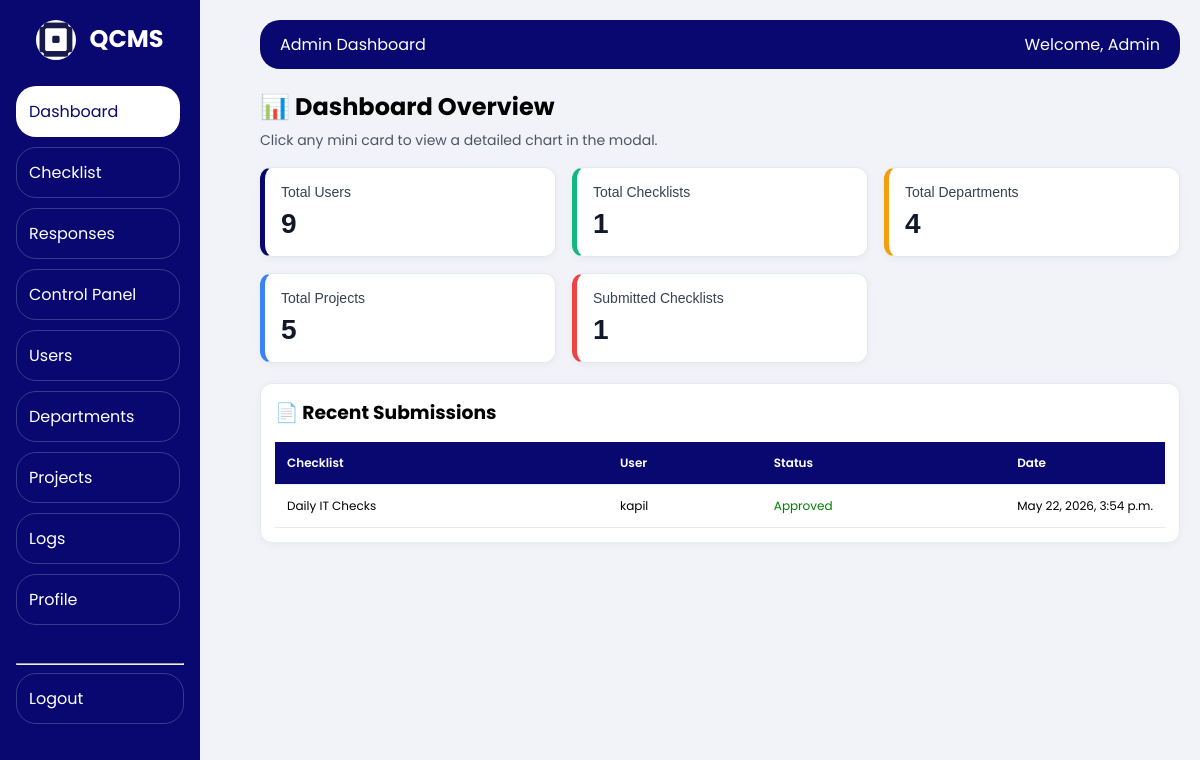
Page /admin-panel/ (signed in) on the committed database.
### backend/models.py (models this page shows, shortened)
class ChecklistResponse(models.Model):
    STATUS_CHOICES = (
        ('Pending', 'Pending'),
        ('Approved', 'Approved'),
        ('Rejected', 'Rejected'),
    )
    checklist = models.ForeignKey(ChecklistDefinition, on_delete=models.CASCADE, related_name='responses')
    submitted_by = models.ForeignKey(User, on_delete=models.SET_NULL, null=True, related_name='checklist_responses')
    project = models.ForeignKey(Project, on_delete=models.SET_NULL, null=True, blank=True, db_index=True)
    department = models.ForeignKey(Department, on_delete=models.SET_NULL, null=True, blank=True)
    hod = models.ForeignKey(User, on_delete=models.SET_NULL, null=True, blank=True, related_name='hod_reviews')
    status = models.CharField(max_length=20, choices=STATUS_CHOICES, default='Pending', db_index=True)
    submitted_at = models.DateTimeField(auto_now_add=True, db_index=True)
    updated_at = models.DateTimeField(auto_now=True)
    updated_by = models.ForeignKey(User, on_delete=models.SET_NULL, null=True, blank=True, related_name='response_updates')
    class Meta:
        indexes = [
            models.Index(fields=['status']),
            models.Index(fields=['submitted_at']),
            models.Index(fields=['project']),
            models.Index(fields=['submitted_by']),
        ]
        ordering = ['-submitted_at']

class ChecklistDefinition(models.Model):
    checklist_id = models.CharField(max_length=20, unique=True, db_index=True)
    name = models.CharField(max_length=255)
    checklist_type = models.ForeignKey(ChecklistType, on_delete=models.PROTECT, related_name='checklists')
    projects = models.ManyToManyField(Project, related_name='checklist_definitions', blank=True)
    departments = models.ManyToManyField(Department, related_name='checklist_definitions', blank=True)
    is_active = models.BooleanField(default=True)
    created_at = models.DateTimeField(auto_now_add=True)
    updated_at = models.DateTimeField(auto_now=True)
    class Meta:
        ordering = ['-updated_at']

### backend/views/admin.py (the view)
# urls.py: path('admin-panel/', views.admin_dashboard, name='admin_dashboard'),
def admin_dashboard(request):
    if not request.user.is_authenticated:
        return redirect('login')
    profile = get_user_profile(request.user)
    if not profile or profile.role != "Admin":
        return redirect('home')
    txns = ChecklistResponse.objects.select_related('checklist', 'submitted_by').order_by('-submitted_at')
    total_users = UserProfile.objects.count()
    total_checklists = ChecklistDefinition.objects.count()
    total_departments = Department.objects.count()
    total_projects = Project.objects.count()
    total_submitted = txns.count()
    users_active = UserProfile.objects.filter(is_active=True).count()
    users_inactive = UserProfile.objects.filter(is_active=False).count()
    checklists_active = ChecklistDefinition.objects.filter(is_active=True).count()
    checklists_inactive = ChecklistDefinition.objects.filter(is_active=False).count()
    approved = txns.filter(status='Approved').count()
    pending = txns.filter(status='Pending').count()
    rejected = txns.filter(status='Rejected').count()
    department_stats = (
        Department.objects
        .annotate(
            active_users=Count('userprofile', filter=Q(userprofile__is_active=True)),
            inactive_users=Count('userprofile', filter=Q(userprofile__is_active=False)),
        )
        .order_by('name')
    )
    project_stats = (
        Project.objects
        .annotate(
            active_users=Count('userprofile', filter=Q(userprofile__is_active=True)),
            inactive_users=Count('userprofile', filter=Q(userprofile__is_active=False)),
        )
        .order_by('name')
    )
    dashboard_config = {
        'totals': {
            'users': total_users,
            'checklists': total_checklists,
            'departments': total_departments,
            'projects': total_projects,
            'submittedChecklists': total_submitted,
        },
        'charts': {
            'users': {
                'active': users_active,
                'inactive': users_inactive,
            },
            'checklists': {
                'active': checklists_active,
                'inactive': checklists_inactive,
            },
            'departments': {
                'labels': [department.name for department in department_stats],
                'activeUsers': [department.active_users for department in department_stats],
                'inactiveUsers': [department.inactive_users for department in department_stats],
            },
            'projects': {
                'labels': [f'{project.name} ({project.domain})' for project in project_stats],
                'activeUsers': [project.active_users for project in project_stats],
                'inactiveUsers': [project.inactive_users for project in project_stats],
            },
            'submittedChecklists': {
                'approved': approved,
                'pending': pending,
                'rejected': rejected,
            },
        },
    }
    return render(request, 'admin_panel/admin_dashboard.html', {
        'sidebar_menu': _admin_sidebar_menu(),
        'transactions': txns[:8],
        'total_users': total_users,
        'total_checklists': total_checklists,
        'total_departments': total_departments,
        'total_projects': total_projects,
        'total_submitted_checklists': total_submitted,
        'pending': pending,
        'approved': approved,
        'rejected': rejected,
        'admin_dashboard_config': dashboard_config,
    })

### backend/logging_service.py (called while the page is built)
def set_current_request(request):
    _current_request.set(request)

### backend/views/admin.py (called while the page is built)
def _admin_sidebar_menu():
    return [
        {'url': reverse('admin_dashboard'), 'label': 'Dashboard'},
        {'url': reverse('admin_checklists'), 'label': 'Checklist'},
        {'url': reverse('admin_responses'), 'label': 'Responses'},
        {'url': reverse('admin_control_panel'), 'label': 'Control Panel'},
        {'url': reverse('admin_users'), 'label': 'Users'},
        {'url': reverse('admin_departments'), 'label': 'Departments'},
        {'url': reverse('admin_projects'), 'label': 'Projects'},
        {'url': reverse('admin_logs'), 'label': 'Logs'},
        {'url': reverse('admin_profile'), 'label': 'Profile'},
    ]

### backend/views/common.py (called while the page is built)
def get_user_profile(user):
    if not user or not user.is_authenticated:
        return None
    return UserProfile.objects.filter(user=user).first()

### qcms/context_processors.py (called while the page is built)
def branding(request):
    return {
        'PROJECT_DISPLAY_NAME': getattr(settings, 'PROJECT_DISPLAY_NAME', 'QCMS - Quality Control Management System'),
        'PROJECT_SHORT_NAME': getattr(settings, 'PROJECT_SHORT_NAME', 'QCMS'),
    }

### frontend/templates/admin_panel/admin_dashboard.html (shortened to what this page needs)
{% extends 'admin_panel/admin_base.html' %}
{% load static %}
{% block content %}
<link rel="stylesheet" href="{% static 'admin_dashboard/admin_dashboard.css' %}" />
<div class="dashboard-title-wrap">
  <h2>📊 Dashboard Overview</h2>
  <p>Click any mini card to view a detailed chart in the modal.</p>
</div>
<section class="dashboard-mini-grid">
  <button class="dashboard-mini-card card card-users" data-chart-key="users" type="button">
    <span class="card-title">Total Users</span>
    <span class="card-value">{{ total_users }}</span>
  </button>
  <button class="dashboard-mini-card card card-checklists" data-chart-key="checklists" type="button">
    <span class="card-title">Total Checklists</span>
    <span class="card-value">{{ total_checklists }}</span>
  </button>
  <button class="dashboard-mini-card card card-departments" data-chart-key="departments" type="button">
    <span class="card-title">Total Departments</span>
    <span class="card-value">{{ total_departments }}</span>
  </button>
  <button class="dashboard-mini-card card card-projects" data-chart-key="projects" type="button">
    <span class="card-title">Total Projects</span>
    <span class="card-value">{{ total_projects }}</span>
  </button>
  <button class="dashboard-mini-card card card-submissions" data-chart-key="submittedChecklists" type="button">
    <span class="card-title">Submitted Checklists</span>
    <span class="card-value">{{ total_submitted_checklists }}</span>
  </button>
</section>
<div class="card">
  <h3 class="recent-heading">📄 Recent Submissions</h3>
  <div class="table-container">
    <table>
      <thead>
        <tr>
          <th>Checklist</th>
          <th>User</th>
          <th>Status</th>
          <th>Date</th>
        </tr>
      </thead>
      <tbody>
        {% for txn in transactions %}
        <tr>
          <td>{{ txn.checklist.name }}</td>
          <td>{{ txn.submitted_by.username }}</td>
          <td>
            {% if txn.status == "Approved" %}
            <span class="active-text">Approved</span>
            {% elif txn.status == "Rejected" %}
            <span class="inactive-text">Rejected</span>
            {% else %}
            <span class="pending-text">Pending</span>
            {% endif %}
          </td>
          <td>{{ txn.submitted_at }}</td>
        </tr>
        {% empty %}
        <tr>
          <td colspan="4">No data available</td>
        </tr>
        {% endfor %}
      </tbody>
    </table>
  </div>
</div>
{% endblock %}

### frontend/static/shared/table_system.css (style rules this page uses)
:root { --tbl-head: #080870; --tbl-head-text: #fff; --tbl-border: #e6eaf2; --tbl-row-hover: #eef2ff; }
.card { background: #fff; border: 1px solid var(--tbl-border); border-radius: 12px; padding: 14px; box-shadow: 0 2px 8px rgba(0, 0, 0, 0.04); }
.table-container, .table-responsive { width: 100%; overflow-x: auto; -webkit-overflow-scrolling: touch; }
.table-container table, .table-responsive .standard-table, table.standard-table { width: 100%; min-width: 1200px; border-collapse: collapse; table-layout: auto; }
.table-container thead th, .standard-table thead th { background: var(--tbl-head); color: var(--tbl-head-text); padding: 12px; font-size: 12px; font-weight: 600; text-align: left; white-space: nowrap; position: sticky; top: 0; z-index: 1; }
.table-container tbody td, .standard-table tbody td { padding: 12px; font-size: 12px; vertical-align: middle; border-bottom: 1px solid var(--tbl-border); overflow: hidden; text-overflow: ellipsis; white-space: nowrap; }

### frontend/static/admin_dashboard/admin_dashboard.css (style rules this page uses)
.dashboard-title-wrap { margin-bottom: 16px; }
.dashboard-title-wrap h2 { margin: 0 0 6px; }
.dashboard-title-wrap p { margin: 0; color: #4b5563; font-size: 14px; }
.dashboard-mini-grid { display: grid; grid-template-columns: repeat(5, minmax(0, 1fr)); gap: 16px; margin-bottom: 20px; }
.dashboard-mini-card { text-align: left; border: 1px solid #e2e8f0; border-left-width: 5px; border-radius: 12px; padding: 16px; background: #ffffff; cursor: pointer; transition: transform 0.2s ease, box-shadow 0.2s ease; width: 100%; min-width: 0; }
.dashboard-mini-card .card-title { display: block; font-size: 14px; color: #374151; margin-bottom: 8px; }
.dashboard-mini-card .card-value { font-size: 28px; font-weight: 600; color: #111827; }
.card-users { border-left-color: #080870; }
.card-checklists { border-left-color: #10b981; }
.card-departments { border-left-color: #f59e0b; }
.card-projects { border-left-color: #3b82f6; }
.card-submissions { border-left-color: #ef4444; }
.recent-heading { margin: 0 0 15px; }
@media (max-width: 1200px) { .dashboard-mini-grid { grid-template-columns: repeat(3, minmax(0, 1fr)); } }

### frontend/templates/admin_panel/admin_base.html (style rules this page uses)
body { margin: 0; font-family: "Poppins", sans-serif; background: #f1f3f9; }
.table-container { overflow-x: auto; }
table { width: 100%; min-width: 1000px; border-collapse: collapse; }
thead th { background: #080870; color: white; padding: 10px; font-size: 13px; text-align: left; }
tbody td { padding: 5px; font-size: 12px; }
tr { border-bottom: 1px solid #eee; }
.active-text { color: green; }

### rows in the picture
ChecklistResponse: checklist.name "Daily IT Checks", submitted_by.username "kapil", status "Approved", submitted_at "May 22, 2026, 3:54 p.m."

### other values in the picture
{{ panel_title|default:PROJECT_SHORT_NAME }} "QCMS"
{{ item.label }} "Dashboard" "Checklist" "Responses" "Control Panel" "Users" "Departments" "Projects" "Logs" "Profile"
{{ total_users }} "9"
{{ total_checklists }} "1"
{{ total_departments }} "4"
{{ total_projects }} "5"
{{ total_submitted_checklists }} "1"
